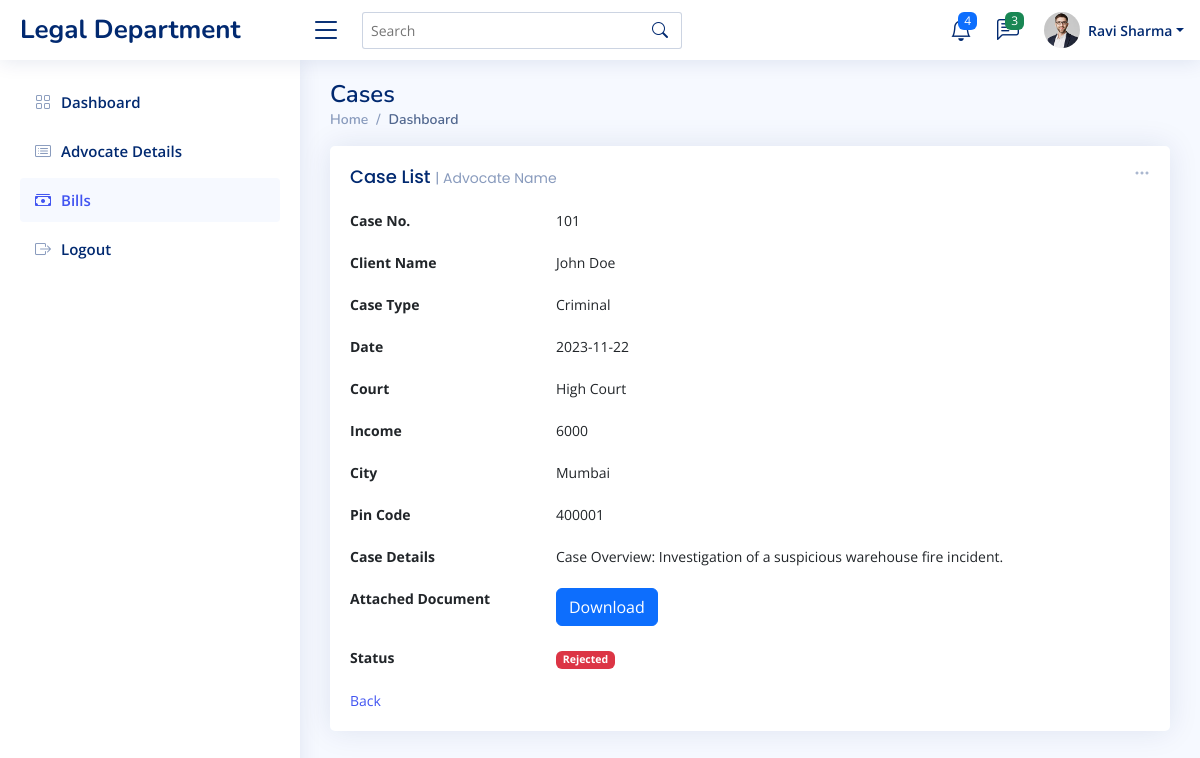
/adminCases.php?id=101 (signed in), run on the app's committed database.
### tables this page shows
CREATE TABLE `detail` (
  `ID` int(100) NOT NULL,
  `case_number` varchar(20) NOT NULL,
  `cilent_name` varchar(50) NOT NULL,
  `case_type` varchar(50) NOT NULL,
  `date` date NOT NULL,
  `court` varchar(20) NOT NULL,
  `income` varchar(20) NOT NULL,
  `city` varchar(20) NOT NULL,
  `pincode` varchar(20) NOT NULL,
  `details` longtext NOT NULL,
  `document` text NOT NULL,
  `status` varchar(22) NOT NULL
);

### adminCases.php (the view, shortened to what this page needs)
<?php
include("connect.php");
$id = $_GET['id'];
?>
<!DOCTYPE html>
<html lang="en">
<head>
  <link href="assets/vendor/bootstrap/css/bootstrap.min.css" rel="stylesheet">
  <link href="assets/vendor/bootstrap-icons/bootstrap-icons.css" rel="stylesheet">
  <link href="assets/vendor/boxicons/css/boxicons.min.css" rel="stylesheet">
  <link href="assets/vendor/quill/quill.snow.css" rel="stylesheet">
  <link href="assets/vendor/quill/quill.bubble.css" rel="stylesheet">
  <link href="assets/vendor/remixicon/remixicon.css" rel="stylesheet">
  <link href="assets/vendor/simple-datatables/style.css" rel="stylesheet">
  <link href="assets/css/style.css" rel="stylesheet">
</head>
<body>
  <header id="header" class="header fixed-top d-flex align-items-center">
    <div class="d-flex align-items-center justify-content-between">
      <a href="advocatedashboard.html" class="logo d-flex align-items-center">
        <span class="d-none d-lg-block">Legal Department</span>
      </a>
      <i class="bi bi-list toggle-sidebar-btn"></i>
    </div>
    <div class="search-bar">
      <form class="search-form d-flex align-items-center" method="POST" action="#">
        <input type="text" name="query" placeholder="Search" title="Enter search keyword">
        <button type="submit" title="Search"><i class="bi bi-search"></i></button>
      </form>
    </div>
    <nav class="header-nav ms-auto">
      <ul class="d-flex align-items-center">
        <li class="nav-item dropdown">
          <a class="nav-link nav-icon" href="#" data-bs-toggle="dropdown">
            <i class="bi bi-bell"></i>
            <span class="badge bg-primary badge-number">4</span>
          </a>
        </li>
        <li class="nav-item dropdown">
          <a class="nav-link nav-icon" href="#" data-bs-toggle="dropdown">
            <i class="bi bi-chat-left-text"></i>
            <span class="badge bg-success badge-number">3</span>
          </a>
        </li>
        <li class="nav-item dropdown pe-3">
          <a class="nav-link nav-profile d-flex align-items-center pe-0" href="#" data-bs-toggle="dropdown">
            <img src="assets/img/profile-img.jpg" alt="Profile" class="rounded-circle">
            <span class="d-none d-md-block dropdown-toggle ps-2"><?php echo $_SESSION['username']  ?></span>
          </a>
        </li>
      </ul>
    </nav>
  </header>
  <aside id="sidebar" class="sidebar">
    <ul class="sidebar-nav" id="sidebar-nav">
      <li class="nav-item">
        <a class="nav-link collapsed" href="admindashboard.php">
          <i class="bi bi-grid"></i>
          <span>Dashboard</span>
        </a>
      </li>
      <li class="nav-item">
        <a class="nav-link collapsed" href="advocateDetails.php">
          <i class="bi bi-card-list"></i>
          <span>Advocate Details</span>
        </a>
      </li>
      <li class="nav-item">
        <a class="nav-link " href="adminbills.php">
          <i class="bi bi-cash-stack"></i>
          <span>Bills</span>
        </a>
      </li>
      <li class="nav-item">
        <a class="nav-link collapsed" href="logout.php">
          <i class="bi bi-box-arrow-right"></i>
          <span>Logout</span>
        </a>
      </li>
    </ul>
  </aside>
  <main id="main" class="main">
    <div class="pagetitle">
      <h1>Cases</h1>
      <nav>
        <ol class="breadcrumb">
          <li class="breadcrumb-item"><a href="advocatedashboard.php">Home</a></li>
          <li class="breadcrumb-item active">Dashboard</li>
        </ol>
      </nav>
    </div>
    <section class="section dashboard">
      <div class="col-12">
        <div class="card recent-sales overflow-auto">
          <div class="filter">
            <a class="icon" href="#" data-bs-toggle="dropdown"><i class="bi bi-three-dots"></i></a>
          </div>
          <div class="card-body">
            <h5 class="card-title">Case List <span>| Advocate Name</span></h5>
            <?php
            $data = mysqli_query($conn, "select * from detail where 	case_number=$id ");
            $row = mysqli_fetch_array($data);
            ?>
            <div class="row">
              <div class="col-lg-3 col-md-4 label"><b>Case No.</b></div>
              <div class="col-lg-9 col-md-8">
                <?php echo $row["case_number"]; ?>
              </div>
            </div><br>
            <div class="row">
              <div class="col-lg-3 col-md-4 label"><b>Client Name</b></div>
              <div class="col-lg-9 col-md-8">
                <?php echo $row["cilent_name"]; ?>
              </div>
            </div><br>
            <div class="row">
              <div class="col-lg-3 col-md-4 label"><b>Case Type</b></div>
              <div class="col-lg-9 col-md-8">
                <?php echo $row["case_type"]; ?>
              </div>
            </div><br>
            <div class="row">
              <div class="col-lg-3 col-md-4 label"><b>Date</b></div>
              <div class="col-lg-9 col-md-8">
                <?php echo $row["date"]; ?>
              </div>
            </div><br>
            <div class="row">
              <div class="col-lg-3 col-md-4 label"><b>Court</b></div>
              <div class="col-lg-9 col-md-8">
                <?php echo $row["court"]; ?>
              </div>
            </div><br>
            <div class="row">
              <div class="col-lg-3 col-md-4 label"><b>Income</b></div>
              <div class="col-lg-9 col-md-8">
                <?php echo $row["income"]; ?>
              </div>
            </div><br>
            <div class="row">
              <div class="col-lg-3 col-md-4 label"><b>City</b></div>
              <div class="col-lg-9 col-md-8">
                <?php echo $row["city"]; ?>
              </div>
            </div><br>
            <div class="row">
              <div class="col-lg-3 col-md-4 label"><b>Pin Code</b></div>
              <div class="col-lg-9 col-md-8">
                <?php echo $row["pincode"]; ?>
              </div>
            </div><br>
            <div class="row">
              <div class="col-lg-3 col-md-4 label"><b>Case Details</b></div>
              <div class="col-lg-9 col-md-8">
                <?php echo $row["details"]; ?>
              </div>
            </div><br>
            <div class="row">
              <div class="col-lg-3 col-md-4 label"><b>Attached Document</b></div>
              <div class="col-lg-9 col-md-8">
                <button type="button" class="btn btn-primary"><a href="uploads/<?php echo $row['document'];?>"
                    style="color:white" target="" download>Download</a></button>
              </div>
            </div><br>
            <?php
            if ($row["status"] == 'pending') {
            ?>
            <div class="row">
              <form action="" method="post">
                <b>Remark:</b>
                <div class="form-outline">
                  <textarea class="form-control" id="textAreaExample1" rows="4" name="remark"></textarea>
                  <br>
                  <button class="btn btn-primary" name="approve"><a
                      href="approvecase.php?id=<?php echo $row['case_number']; ?>"
                      style="color:white;">Approve</a></button>
                  <button class="btn btn-danger" name="reject"><a
                      href="rejectcase.php?id=<?php echo $row['case_number']; ?>"
                      style="color:white;">Reject</a></button><br><br>
              </form>
              <?php
            }
               else {
                ?>
              <div class="row">
                <div class="col-lg-3 col-md-4 label"><b>Status</b></div>
                <div class="col-lg-9 col-md-8">
                  <?php if ($row["status"] == 'Rejected') { ?>
                  <span class="badge bg-danger">
                    <?php echo $row["status"];
                                                    } ?>
                  </span><BR></BR>
                </div>
              </div>
              <?php
              }
              ?>
              <a href="advocateDetails.php" class="card-link">Back</a>
            </div>
          </div>
        </div>
    </section>
  </main>
</body>
</html>

### assets/css/style.css (style rules this page uses)
:root { scroll-behavior: smooth; }
body { font-family: "Open Sans", sans-serif; background: #f6f9ff; color: #444444; }
a { color: #4154f1; text-decoration: none; }
h1, h2, h3, h4, h5, h6 { font-family: "Nunito", sans-serif; }
#main { margin-top: 60px; padding: 20px 30px; transition: all 0.3s; }
.pagetitle { margin-bottom: 10px; }
.pagetitle h1 { font-size: 24px; margin-bottom: 0; font-weight: 600; color: #012970; }
.card { margin-bottom: 30px; border: none; border-radius: 5px; box-shadow: 0px 0 30px rgba(1, 41, 112, 0.1); }
.card-title { padding: 20px 0 15px 0; font-size: 18px; font-weight: 500; color: #012970; font-family: "Poppins", sans-serif; }
.card-title span { color: #899bbd; font-size: 14px; font-weight: 400; }
.card-body { padding: 0 20px 20px 20px; }
.breadcrumb { font-size: 14px; font-family: "Nunito", sans-serif; color: #899bbd; font-weight: 600; }
.breadcrumb a { color: #899bbd; transition: 0.3s; }
.breadcrumb .breadcrumb-item::before { color: #899bbd; }
.breadcrumb .active { color: #51678f; font-weight: 600; }
.logo { line-height: 1; }
@media (min-width: 1200px) { .logo { width: 280px; } }
.logo span { font-size: 26px; font-weight: 700; color: #012970; font-family: "Nunito", sans-serif; }
.header { transition: all 0.5s; z-index: 997; height: 60px; box-shadow: 0px 2px 20px rgba(1, 41, 112, 0.1); background-color: #fff; padding-left: 20px; }
.header .toggle-sidebar-btn { font-size: 32px; padding-left: 10px; cursor: pointer; color: #012970; }
.header .search-bar { min-width: 360px; padding: 0 20px; }
.header .search-form { width: 100%; }
.header .search-form input { border: 0; font-size: 14px; color: #012970; border: 1px solid rgba(1, 41, 112, 0.2); padding: 7px 38px 7px 8px; border-radius: 3px; transition: 0.3s; width: 100%; }
.header .search-form button { border: 0; padding: 0; margin-left: -30px; background: none; }
.header .search-form button i { color: #012970; }
.header-nav ul { list-style: none; }
.header-nav>ul { margin: 0; padding: 0; }
.header-nav .nav-icon { font-size: 22px; color: #012970; margin-right: 25px; position: relative; }
.header-nav .nav-profile { color: #012970; }
.header-nav .nav-profile img { max-height: 36px; }
.header-nav .nav-profile span { font-size: 14px; font-weight: 600; }
.header-nav .badge-number { position: absolute; inset: -2px -5px auto auto; font-weight: normal; font-size: 12px; padding: 3px 6px; }
.sidebar { position: fixed; top: 60px; left: 0; bottom: 0; width: 300px; z-index: 996; transition: all 0.3s; padding: 20px; overflow-y: auto; scrollbar-width: thin; scrollbar-color: #aab7cf transparent; box-shadow: 0px 0px 20px rgba(1, 41, 112, 0.1); background-color: #fff; }
@media (min-width: 1200px) { #main, #footer { margin-left: 300px; } }
.sidebar-nav { padding: 0; margin: 0; list-style: none; }
.sidebar-nav li { padding: 0; margin: 0; list-style: none; }
.sidebar-nav .nav-item { margin-bottom: 5px; }
.sidebar-nav .nav-link { display: flex; align-items: center; font-size: 15px; font-weight: 600; color: #4154f1; transition: 0.3; background: #f6f9ff; padding: 10px 15px; border-radius: 4px; }
.sidebar-nav .nav-link i { font-size: 16px; margin-right: 10px; color: #4154f1; }
.sidebar-nav .nav-link.collapsed { color: #012970; background: #fff; }
.sidebar-nav .nav-link.collapsed i { color: #899bbd; }
.dashboard .filter { position: absolute; right: 0px; top: 15px; }
.dashboard .filter .icon { color: #aab7cf; padding-right: 20px; padding-bottom: 5px; transition: 0.3s; font-size: 16px; }
.dashboard .recent-sales { font-size: 14px; }

### data on the page
detail: case_number "101", cilent_name "John Doe", case_type "Criminal", date "2023-11-22", court "High Court", income "6000", city "Mumbai", pincode "400001", details "Case Overview: Investigation of a suspicious warehouse fire incident.", status "Rejected"

### other printed values
$_SESSION['username'] "Ravi Sharma"
